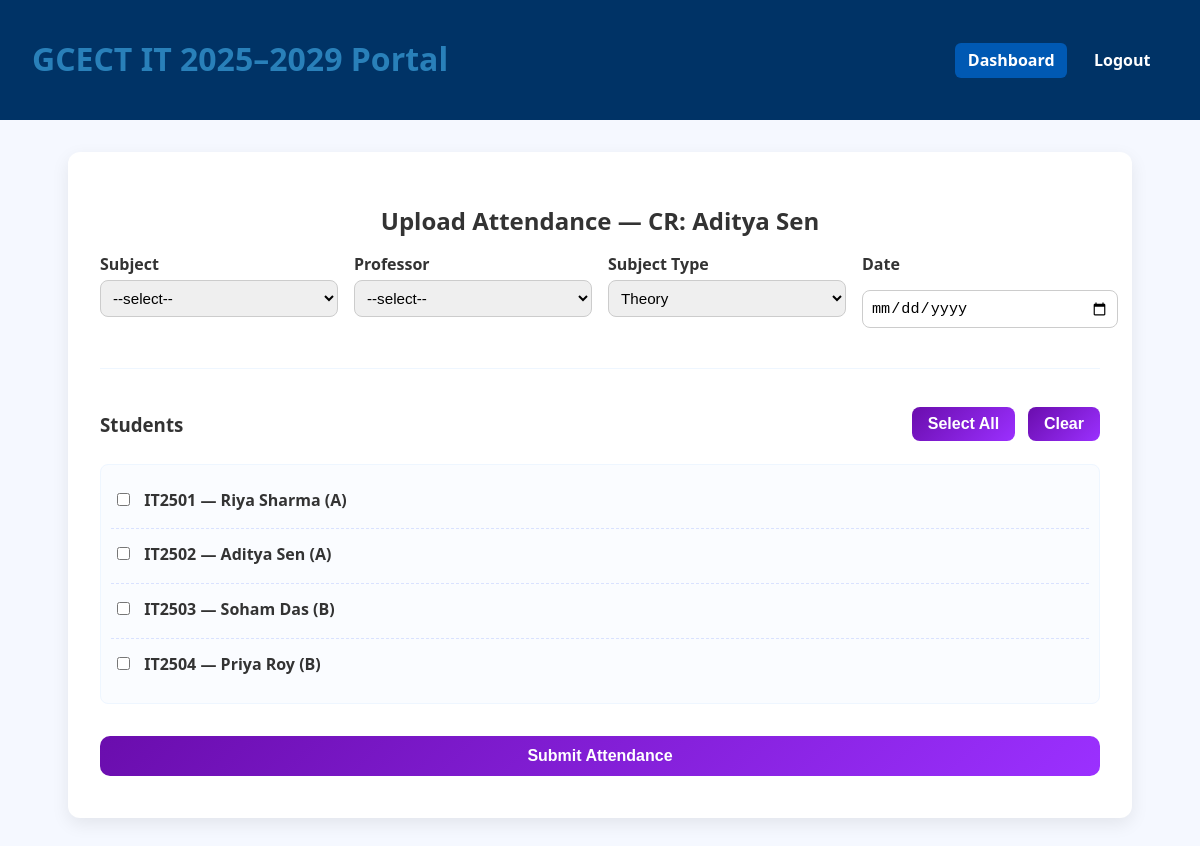
/attendance/mark (signed in), run on the app's committed database.
### models.py (models this page shows, shortened)
class Student(db.Model):
    id = db.Column(db.Integer, primary_key=True)
    roll = db.Column(db.String(20), unique=True, nullable=False)
    name = db.Column(db.String(100), nullable=False)
    password_hash = db.Column(db.String(128))
    group = db.Column(db.String(10))
    is_cr = db.Column(db.Boolean, default=False)
    attendance_records = db.relationship('AttendanceRecord', back_populates='student', cascade='all, delete-orphan')
    submissions = db.relationship('AssignmentSubmission', back_populates='student', cascade='all, delete-orphan')

### app.py (the view, shortened to what this page needs)
@app.route('/attendance/mark', methods=['GET', 'POST'])
@app.route('/attendance/mark/<int:cr_id>', methods=['GET', 'POST'])
def attendance_mark(cr_id=None):
    if cr_id:
        cr = Student.query.get_or_404(cr_id)
    else:
        roll = session.get('student_roll')
        if not roll:
            flash("Please login as CR to mark attendance.", "warning")
            return redirect(url_for('login_student'))
        cr = Student.query.filter_by(roll=roll).first()
    if not cr or not cr.is_cr:
        flash("Only CRs can upload attendance from this page.", "danger")
        return redirect(url_for('dashboard_student'))
    professors = Professor.query.order_by(Professor.name).all()
    subjects = Subject.query.order_by(Subject.name).all()
    students = Student.query.order_by(Student.roll).all()
    return render_template('attendance_mark.html', cr=cr, professors=professors, subjects=subjects, students=students)

### templates/attendance_mark.html (shortened to what this page needs)
<!DOCTYPE html>
<html lang="en">
<head>
  <link rel="stylesheet" href="{{ url_for('static', filename='css/style.css') }}">
</head>
<body>
<header class="navbar">
    <h1>GCECT IT 2025–2029 Portal</h1>
    <nav>
        <a href="{{ url_for('dashboard_student') }}" class="active">Dashboard</a>
        <a href="{{ url_for('logout') }}">Logout</a>
    </nav>
</header>
<div class="card">
  <h2>Upload Attendance — CR: {{ cr.name }}</h2>
  <form method="post">
    <div class="form-row">
      <div class="form-group">
        <label>Subject</label>
        <select name="subject" required>
          <option value="">--select--</option>
        </select>
      </div>
      <div class="form-group">
        <label>Professor</label>
        <select name="professor" required>
          <option value="">--select--</option>
        </select>
      </div>
      <div class="form-group">
        <label>Subject Type</label>
        <select name="subject_type" id="subject_type" onchange="toggleGroup()" required>
          <option value="Theory">Theory</option>
        </select>
      </div>
      <div class="form-group">
        <label>Date</label>
        <input type="date" name="date" required>
      </div>
    </div>
    <hr>
    <div>
      <div style="display:flex; justify-content:space-between; align-items:center; margin-bottom:0.5rem;">
        <h3>Students</h3>
        <div class="btn-group">
          <button type="button" class="btn" onclick="toggleSelectAll(true)">Select All</button>
          <button type="button" class="btn" onclick="toggleSelectAll(false)">Clear</button>
        </div>
      </div>
      <div class="student-list">
        {% for s in students %}
          <div class="student-item" data-group="{{ s.group }}">
            <label>
              <input type="checkbox" name="present_students" value="{{ s.id }}">
              {{ s.roll }} — {{ s.name }} ({{ s.group }})
            </label>
          </div>
        {% endfor %}
      </div>
    </div>
    <br>
    <button type="submit" class="login-btn">Submit Attendance</button>
  </form>
</div>
</body>
</html>

### static/css/style.css (style rules this page uses)
body { font-family: "Poppins", sans-serif; margin: 0; background: linear-gradient(135deg, #6dd5fa, #2980b9); color: #333; }
a { color: #0047b3; text-decoration: none; font-weight: 600; }
h1, h2 { text-align: center; color: #2980b9; margin-bottom: 1.5rem; }
form { display: flex; flex-direction: column; }
input, button { margin: 10px 0; padding: 12px; border-radius: 8px; border: 1px solid #ccc; font-size: 1rem; }
button, .login-btn { background: linear-gradient(135deg, #6a0dad, #9b30ff) !important; color: #fff !important; border: none; font-weight: 600; cursor: pointer; transition: all 0.3s ease; }
.navbar { background-color: #003366; color: white; padding: 1rem 2rem; display: flex; justify-content: space-between; align-items: center; flex-wrap: wrap; }
.navbar a { color: #ffffff !important; margin: 0.3rem; padding: 0.4rem 0.8rem; border-radius: 6px; transition: background-color 0.3s ease, color 0.3s ease; }
.navbar a.active { background-color: #0059b3; }
.input-field, select { padding: 12px; font-size: 1rem; border-radius: 8px; border: 1px solid #ccc; width: 100%; box-sizing: border-box; transition: border-color 0.3s ease, box-shadow 0.3s ease; }

### templates/attendance_mark.html (style rules this page uses)
body { background: #f5f8ff; font-family: "Segoe UI", sans-serif; }
.card { background: #fff; padding: 2rem; border-radius: 12px; box-shadow: 0 6px 18px rgba(0,0,0,0.08); max-width: 1000px; margin: 2rem auto; }
h2 { color: #333; margin-bottom: 1rem; }
label { font-weight: 600; margin-bottom: 0.3rem; display:block; }
select, input[type="date"] { padding: 0.5rem; border-radius: 8px; border: 1px solid #ccc; width: 100%; margin-bottom: 1rem; font-size: 0.95rem; transition: border-color 0.2s; }
.form-row { display: flex; flex-wrap: wrap; gap: 1rem; }
.form-group { flex: 1; min-width: 180px; }
.student-list { max-height: 350px; overflow:auto; border:1px solid #eef6ff; padding:10px; border-radius:8px; background: #fafcff; margin-top: 0.5rem; }
.student-item { padding:8px 6px; border-bottom:1px dashed #d9e2ff; display:flex; align-items:center; }
.student-item:last-child { border-bottom:none; }
.student-item input { margin-right: 10px; }
.btn { padding: 0.5rem 1rem; border: none; border-radius: 8px; background: #4a90e2; color: white; cursor: pointer; margin-left: 0.3rem; transition: background 0.2s; }
.btn-group { display: flex; gap: 0.5rem; }
hr { border: none; border-top: 1px solid #eef6ff; margin: 1.5rem 0; }
.login-btn { padding: 0.7rem 1.5rem; font-size: 1rem; border-radius: 10px; border: none; background: #28a745; color: #fff; cursor: pointer; transition: background 0.2s; }

### data on the page
Student: name "Aditya Sen", roll "IT2502", group "A"
Student: roll "IT2501", name "Riya Sharma", group "A"
Student: roll "IT2503", name "Soham Das", group "B"
Student: roll "IT2504", name "Priya Roy", group "B"
